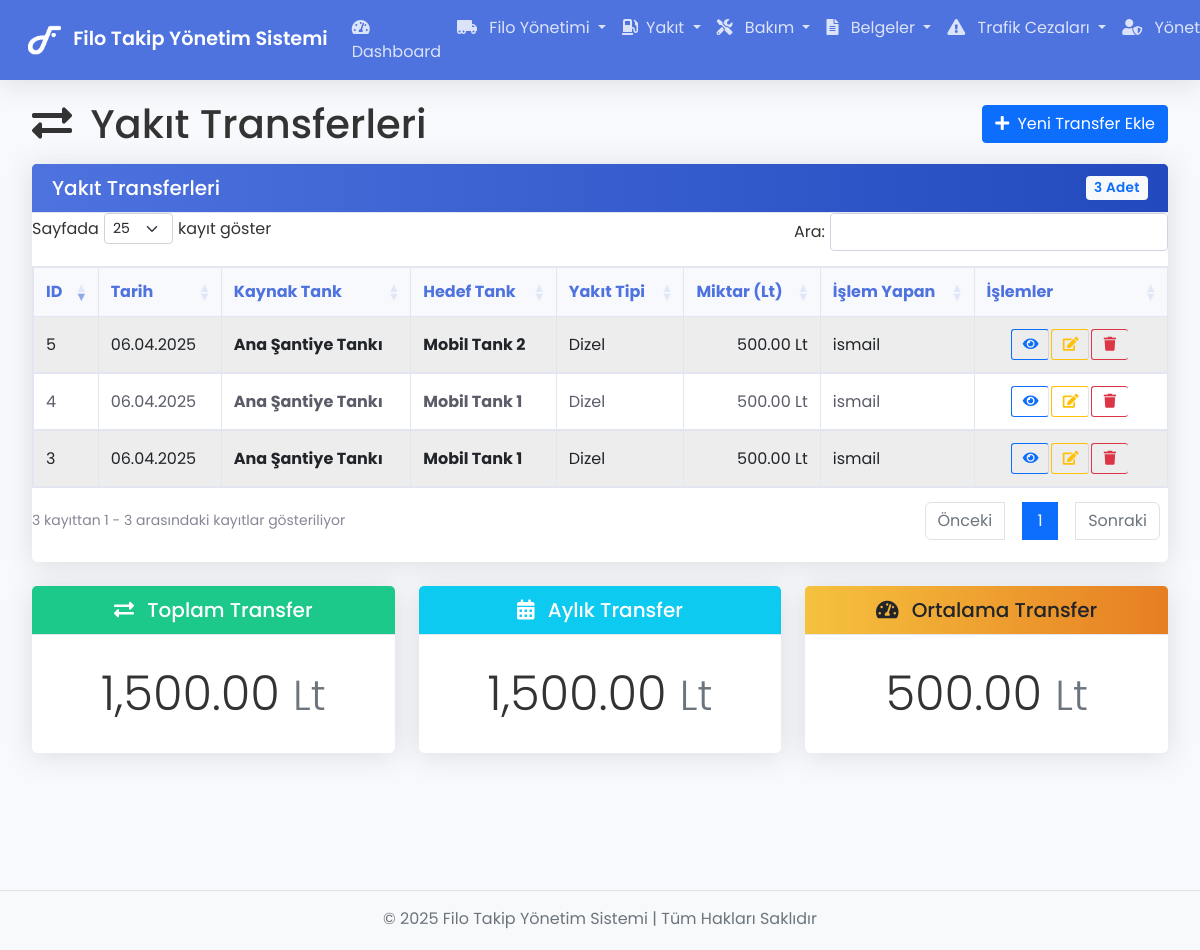
Screenshot of /transfers (signed in) with the database file from the repository.
### tables this page shows
CREATE TABLE `fuel_transfers` (
  `id` int(11) NOT NULL,
  `source_tank_id` int(11) NOT NULL,
  `destination_tank_id` int(11) NOT NULL,
  `fuel_type` enum('Benzin','Dizel') NOT NULL,
  `amount` decimal(10,2) NOT NULL COMMENT 'Litre',
  `date` date NOT NULL,
  `notes` text DEFAULT NULL,
  `created_at` timestamp NOT NULL DEFAULT current_timestamp(),
  `created_by` int(11) NOT NULL
);

CREATE TABLE `fuel_tanks` (
  `id` int(11) NOT NULL,
  `name` varchar(100) NOT NULL,
  `type` enum('Sabit','Mobil') NOT NULL,
  `capacity` decimal(10,2) NOT NULL COMMENT 'Litre',
  `current_amount` decimal(10,2) NOT NULL DEFAULT 0.00 COMMENT 'Litre',
  `location` varchar(200) DEFAULT NULL,
  `status` enum('Aktif','Pasif','Bakımda') NOT NULL DEFAULT 'Aktif',
  `fuel_type` enum('Benzin','Dizel') NOT NULL,
  `created_at` timestamp NOT NULL DEFAULT current_timestamp()
);

CREATE TABLE `users` (
  `id` int(11) NOT NULL,
  `name` varchar(100) NOT NULL,
  `email` varchar(100) NOT NULL,
  `password` varchar(255) NOT NULL,
  `role` enum('admin','user') NOT NULL DEFAULT 'user',
  `created_at` timestamp NOT NULL DEFAULT current_timestamp(),
  `surname` varchar(50) DEFAULT NULL
);

### app/Controllers/Transfers.php (called while the page is built, shortened)
<?php
class Transfers extends Controller {
    private $transferModel;
    public function __construct(){
        $this->transferModel = $this->model('FuelTransfer');
    }
    public function index(){
        $transfers = $this->transferModel->getAllTransfers();
        $data = [
            'title' => 'Yakıt Transferleri',
            'transfers' => $transfers
        ];
        $this->view('transfers/index', $data);
    }
}

### app/Core/App.php (called while the page is built, shortened)
<?php
class App {
    protected $currentController;
    protected $currentMethod = 'index';
    public function __construct() {
        $url = $this->getUrl();
        if (!empty($url) && isset($url[0])) {
            $controllerName = ucwords($url[0]);
            $controllerClass = 'App\\Controllers\\' . $controllerName;
            if (class_exists($controllerClass)) {
                unset($url[0]);
            } else {
                error_log('Hata: Controller bulunamadı: ' . $controllerClass);
                $this->errorPage('Controller bulunamadı: ' . $controllerName);
                return;
            }
        }
        try {
            $this->currentController = new $controllerClass();
        } catch (\Throwable $e) {
            error_log('Hata: Controller oluşturulamadı: ' . $e->getMessage());
            $this->errorPage('Controller oluşturulamadı: ' . $e->getMessage());
            return;
        }
        $this->params = $url ? array_values($url) : [];
        try {
            call_user_func_array([$this->currentController, $this->currentMethod], $this->params);
        } catch (\ArgumentCountError $e) {
            error_log('Hata: Parametre sayısı hatası: ' . $e->getMessage());
            $this->errorPage('Yanlış sayıda parametre: ' . $e->getMessage());
        } catch (\Throwable $e) {
            error_log('Hata: ' . $e->getMessage() . "\n" . $e->getTraceAsString());
            $this->errorPage($e->getMessage());
        }
    }
    public function getUrl(): array {
        if (isset($_GET['url'])) {
            $url = rtrim($_GET['url'], '/');
            $url = filter_var($url, FILTER_SANITIZE_URL);
            $url = explode('/', $url);
            return $url;
        }
        return [];
    }
}

### index.php (called while the page is built, shortened)
<?php
require_once ROOT . '/app/helpers/session_helper.php';
$app = new App();

### app/Core/Database.php (called while the page is built, shortened)
<?php
class Database {
    private $host = DB_HOST;
    private $user = DB_USER;
    private $pass = DB_PASS;
    private $dbname = DB_NAME;
    private $dbh;
    private $stmt;
    public function __construct() {
        $dsn = 'mysql:host=' . $this->host . ';dbname=' . $this->dbname . ';charset=utf8';
        $options = [
            \PDO::ATTR_PERSISTENT => true,
            \PDO::ATTR_ERRMODE => \PDO::ERRMODE_EXCEPTION,
            \PDO::ATTR_DEFAULT_FETCH_MODE => \PDO::FETCH_OBJ,
            \PDO::ATTR_EMULATE_PREPARES => false
        ];
        try {
            $this->dbh = new \PDO($dsn, $this->user, $this->pass, $options);
        } catch (\PDOException $e) {
            $this->error = $e->getMessage();
            echo $this->error;
        }
    }
    public function query(string $sql): bool {
        try {
            $this->stmt = $this->dbh->prepare($sql);
            return true;
        } catch (\PDOException $e) {
            error_log("Database::query - PDO Hatası: " . $e->getMessage());
            return false;
        }
    }
    public function execute(): bool {
        try {
            return $this->stmt->execute();
        } catch (\PDOException $e) {
            error_log("Database::execute - PDO Hatası: " . $e->getMessage());
            return false;
        }
    }
    public function resultSet(): array|false {
        try {
            if ($this->execute()) {
                return $this->stmt->fetchAll();
            }
            return false;
        } catch (\PDOException $e) {
            error_log("Database::resultSet - PDO Hatası: " . $e->getMessage());
            return false;
        }
    }
}

### app/Models/FuelTransfer.php (called while the page is built, shortened)
<?php
class FuelTransfer {
    private $db;
    public function __construct() {
        $this->db = new Database;
    }
    public function getAllTransfers() {
        $this->db->query('
            SELECT t.*,
                   s.name as source_name,
                   d.name as destination_name,
                   u.name as user_name,
                   s.id as source_tank_id,
                   d.id as destination_tank_id,
                   t.date as transfer_date
            FROM fuel_transfers t
            LEFT JOIN fuel_tanks s ON t.source_tank_id = s.id
            LEFT JOIN fuel_tanks d ON t.destination_tank_id = d.id
            LEFT JOIN users u ON t.created_by = u.id
            ORDER BY t.date DESC
        ');
        return $this->db->resultSet();
    }
}

### app/helpers/session_helper.php (called while the page is built, shortened)
<?php
function isAdmin() {
    if(isset($_SESSION['user_role']) && $_SESSION['user_role'] === 'admin') {
        return true;
    } else {
        return false;
    }
}

### app/views/transfers/index.php (the view, shortened to what this page needs)
<?php require APPROOT . '/views/inc/header.php'; ?>
<div class="row mb-3">
    <div class="col-md-6">
        <h1 class="mb-0"><i class="fas fa-exchange-alt me-2"></i> Yakıt Transferleri</h1>
    </div>
    <div class="col-md-6 text-end d-flex align-items-center justify-content-end">
        <a href="<?php echo URLROOT; ?>/transfers/add" class="btn btn-primary">
            <i class="fas fa-plus me-1"></i> Yeni Transfer Ekle
        </a>
    </div>
</div>
<div class="card shadow-sm mb-4">
    <div class="card-header bg-primary text-white d-flex justify-content-between align-items-center">
        <h5 class="mb-0">Yakıt Transferleri</h5>
        <span class="badge bg-light text-primary"><?php echo count($data['transfers']); ?> Adet</span>
    </div>
    <div class="card-body p-0">
        <div class="table-responsive">
            <table class="table table-striped table-hover table-bordered mb-0" id="transfersTable" cellspacing="0">
                <thead class="table-light">
                    <tr>
                        <th style="width: 5%">ID</th>
                        <th style="width: 10%">Tarih</th>
                        <th style="width: 15%">Kaynak Tank</th>
                        <th style="width: 15%">Hedef Tank</th>
                        <th style="width: 10%">Yakıt Tipi</th>
                        <th style="width: 10%">Miktar (Lt)</th>
                        <th style="width: 15%">İşlem Yapan</th>
                        <th style="width: 15%">İşlemler</th>
                    </tr>
                </thead>
                <tbody>
                    <?php foreach($data['transfers'] as $transfer) : ?>
                        <tr>
                            <td class="align-middle"><?php echo $transfer->id; ?></td>
                            <td class="align-middle"><?php echo date('d.m.Y', strtotime($transfer->transfer_date)); ?></td>
                            <td class="align-middle fw-bold"><?php echo $transfer->source_name; ?></td>
                            <td class="align-middle fw-bold"><?php echo $transfer->destination_name; ?></td>
                            <td class="align-middle"><?php echo $transfer->fuel_type; ?></td>
                            <td class="align-middle text-end"><?php echo number_format($transfer->amount, 2); ?> Lt</td>
                            <td class="align-middle"><?php echo $transfer->user_name; ?></td>
                            <td class="align-middle text-center">
                                <div class="btn-group">
                                    <a href="<?php echo URLROOT; ?>/transfers/show/<?php echo $transfer->id; ?>" class="btn btn-sm btn-outline-primary" title="Detay">
                                        <i class="fas fa-eye"></i>
                                    </a>
                                    <a href="<?php echo URLROOT; ?>/transfers/edit/<?php echo $transfer->id; ?>" class="btn btn-sm btn-outline-warning" title="Düzenle">
                                        <i class="fas fa-edit"></i>
                                    </a>
                                    <?php if(isAdmin()) : ?>
                                        <button type="button" class="btn btn-sm btn-outline-danger" title="Sil"
                                                onclick="confirmDelete(<?php echo $transfer->id; ?>, '<?php echo date('d.m.Y', strtotime($transfer->transfer_date)) . ' - ' . $transfer->source_name . ' → ' . $transfer->destination_name . ' (' . number_format($transfer->amount, 2) . ' Lt)'; ?>')">
                                            <i class="fas fa-trash"></i>
                                        </button>
                                    <?php endif; ?>
                                </div>
                            </td>
                        </tr>
                    <?php endforeach; ?>
                </tbody>
            </table>
        </div>
    </div>
</div>
<div class="row mb-4">
    <div class="col-md-4">
        <div class="card shadow-sm h-100">
            <div class="card-header bg-success text-white text-center">
                <h5 class="mb-0"><i class="fas fa-exchange-alt me-2"></i> Toplam Transfer</h5>
            </div>
            <div class="card-body text-center d-flex align-items-center justify-content-center">
                <?php
                    $totalAmount = 0;
                    foreach($data['transfers'] as $transfer) {
                        $totalAmount += $transfer->amount;
                    }
                ?>
                <h2 class="mb-0 display-5"><?php echo number_format($totalAmount, 2); ?> <small class="text-muted">Lt</small></h2>
            </div>
        </div>
    </div>
    <div class="col-md-4">
        <div class="card shadow-sm h-100">
            <div class="card-header bg-info text-white text-center">
                <h5 class="mb-0"><i class="fas fa-calendar-alt me-2"></i> Aylık Transfer</h5>
            </div>
            <div class="card-body text-center d-flex align-items-center justify-content-center">
                <?php
                    $monthlyAmount = 0;
                    $currentMonth = date('m');
                    $currentYear = date('Y');
                    foreach($data['transfers'] as $transfer) {
                        $transferMonth = date('m', strtotime($transfer->transfer_date));
                        $transferYear = date('Y', strtotime($transfer->transfer_date));
                        if($transferMonth == $currentMonth && $transferYear == $currentYear) {
                            $monthlyAmount += $transfer->amount;
                        }
                    }
                ?>
                <h2 class="mb-0 display-5"><?php echo number_format($monthlyAmount, 2); ?> <small class="text-muted">Lt</small></h2>
            </div>
        </div>
    </div>
    <div class="col-md-4">
        <div class="card shadow-sm h-100">
            <div class="card-header bg-warning text-dark text-center">
                <h5 class="mb-0"><i class="fas fa-tachometer-alt me-2"></i> Ortalama Transfer</h5>
            </div>
            <div class="card-body text-center d-flex align-items-center justify-content-center">
                <?php
                    $avgAmount = (count($data['transfers']) > 0) ? ($totalAmount / count($data['transfers'])) : 0;
                ?>
                <h2 class="mb-0 display-5"><?php echo number_format($avgAmount, 2); ?> <small class="text-muted">Lt</small></h2>
            </div>
        </div>
    </div>
</div>
<?php require APPROOT . '/views/inc/footer.php'; ?>

### rows the page displays
fuel_transfers: id "3", date "06.04.2025", source_tank.name "Ana Şantiye Tankı", destination_tank.name "Mobil Tank 1", fuel_type "Dizel", amount "500.00", created_by.name "ismail"
fuel_transfers: id "4", date "06.04.2025", source_tank.name "Ana Şantiye Tankı", destination_tank.name "Mobil Tank 1", fuel_type "Dizel", amount "500.00", created_by.name "ismail"
fuel_transfers: id "5", date "06.04.2025", source_tank.name "Ana Şantiye Tankı", destination_tank.name "Mobil Tank 2", fuel_type "Dizel", amount "500.00", created_by.name "ismail"

### other values shown
SITENAME "Filo Takip Yönetim Sistemi"
count($data['transfers']) "3"
$totalAmount "1,500.00"
$monthlyAmount "1,500.00"
$avgAmount "500.00"
